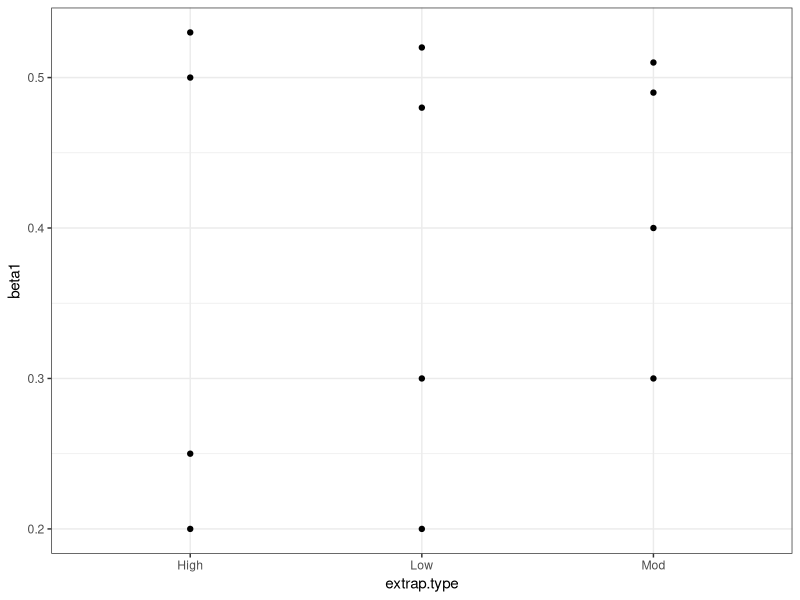
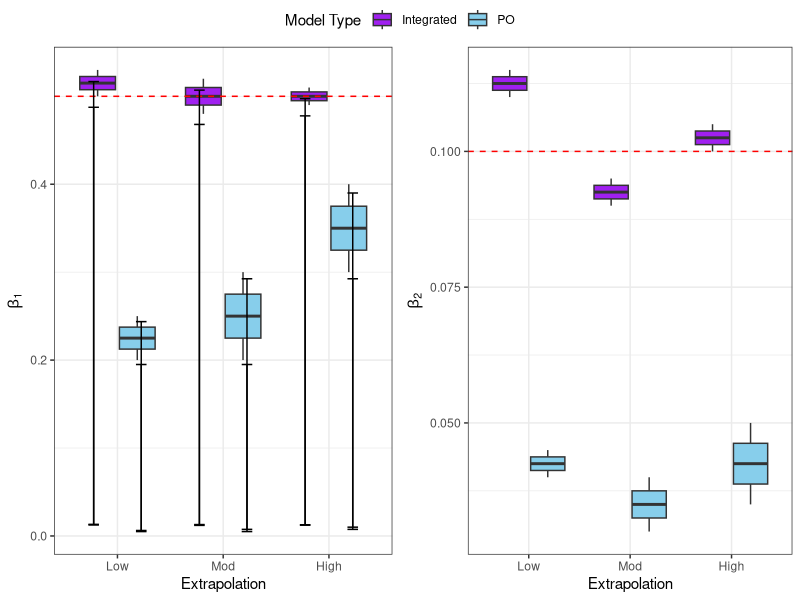

The R script that drew these images, in order:
library(ggpubr)


# Pretend code
extrap.scenario.df <- data.frame(
  extrap.type = c("Low", "Low", "Low", "Low", "Mod", "Mod", "Mod", "Mod", "High", "High", "High", "High"),
  rep = c(1, 1, 2, 2, 1, 1, 2, 2, 1, 1, 2, 2),
  mod.type = c("Integrated", "PO", "Integrated", "PO", "Integrated", "PO", "Integrated", "PO", "Integrated", "PO", "Integrated", "PO"),
  beta1 = c(0.48, 0.3, 0.52, 0.2, 0.49, 0.4, 0.51, 0.3, 0.5, 0.25, 0.53, 0.2),
  beta2 = c(0.09, 0.04, 0.095, 0.03, 0.1, 0.05, 0.105, 0.035, 0.11, 0.045, 0.115, 0.04),
  beta1_25 = c(0.48, 0.3, 0.52, 0.2, 0.49, 0.4, 0.51, 0.3, 0.5, 0.25, 0.53, 0.2) * 0.025,
  beta1_975 = c(0.48, 0.3, 0.52, 0.2, 0.49, 0.4, 0.51, 0.3, 0.5, 0.25, 0.53, 0.2) * 0.975,
  beta2_25 = c(0.09, 0.04, 0.095, 0.03, 0.1, 0.05, 0.105, 0.035, 0.11, 0.045, 0.115, 0.04) * 0.025,
  beta2_975 = c(0.09, 0.04, 0.095, 0.03, 0.1, 0.05, 0.105, 0.035, 0.11, 0.045, 0.115, 0.04) * 0.975
)


beta0 <- 5 # Intercept
beta1 <- 0.5 # Coefficient for cov 1
beta2 <- 0.1 # Coefficient for cov 2

# Plot the coefficients
extrap.scenario.df %>% 
  ggplot(aes(x = extrap.type, y = beta1)) +
  geom_point() +
  theme_bw()


b1 <- ggplot(extrap.scenario.df, aes(x = extrap.type, y = beta1, fill = mod.type)) +
  geom_boxplot() +
  geom_hline(yintercept = beta1, linetype = "dashed", color = "red") +
  geom_errorbar(aes(ymin = beta1_25, ymax = beta1_975), width = 0.2, position = position_dodge(0.9)) +
  labs(x = "Extrapolation", y = expression(beta[1]), fill = "Model Type") +
  scale_x_discrete(labels = c("Low", "Mod", "High")) +
  scale_fill_manual(values = c("Integrated" = "purple", "PO" = "skyblue")) +
  theme_bw()

b2 <- ggplot(extrap.scenario.df, aes(x = extrap.type, y = beta2, fill = mod.type)) +
  geom_boxplot() +
  geom_hline(yintercept = beta2, linetype = "dashed", color = "red") +
  labs(x = "Extrapolation", y = expression(beta[2]), fill = "Model Type") +
  scale_x_discrete(labels = c("Low", "Mod", "High")) +
  scale_fill_manual(values = c("Integrated" = "purple", "PO" = "skyblue")) +
  theme_bw()

beta_plot <- ggarrange(b1 , b2, common.legend = T,  ncol = 2, nrow = 1)

ggsave(plot = beta_plot, filename = paste0("output/mock_beta_plot.png"), w = 21.5, h = 15, units = "cm", dpi = 400, device = "png")


